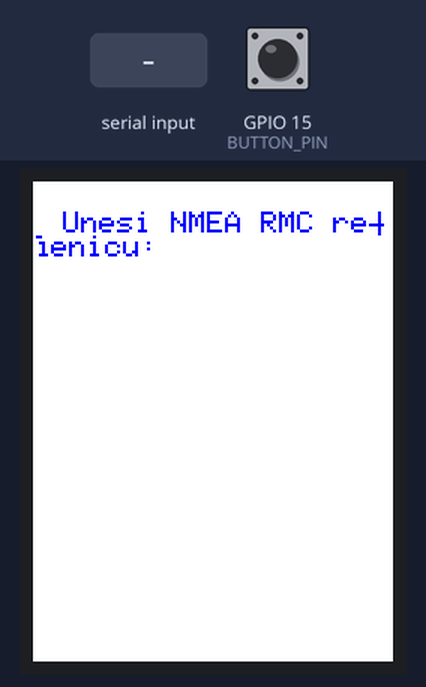
Bench run of a program on a simulated ESP32. Shown: 240×320 colour display. Inputs (shaded band) come from the test bench; at power-on: GPIO 15 (BUTTON_PIN) HIGH. What the program prints to the serial monitor is not drawn.

Above: at 1.4 s.
1.5 s: "90,45\n" received over Serial
3.0 s: GPIO 15 (BUTTON_PIN) pulled LOW for 0.15 s
4.6 s: "5\n" received over Serial
6.1 s: "1,90,45\n" received over Serial
Timing chart, 0 to 8.6 s (numbered marks = the images above; inputs shaded):
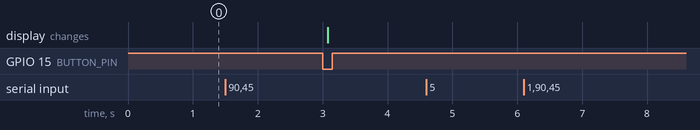

Measured:
- after the input at 1.5 s, every drawn part: stays the same
- after the input at 4.6 s, every drawn part: stays the same
- after the input at 6.1 s, every drawn part: stays the same

The program:

main.cpp
```cpp
#include <SPI.h>
#include <Adafruit_GFX.h>
#include <Adafruit_ILI9341.h>

#define TFT_CS   22
#define TFT_DC   21
#define BUTTON_PIN 15

Adafruit_ILI9341 display(TFT_CS, TFT_DC);
String nmeaSentence = "";
bool sentenceReady = false;

// Funkcija za parsiranje DMM u decimalne stepene
double dmmToDecimal(String dmm, char dir) {
  int dotIndex = dmm.indexOf('.');
  if (dotIndex < 0) return 0.0;
  int degLen = (dotIndex > 2) ? 3 : 2;
  double deg = dmm.substring(0, degLen).toInt();
  double min = dmm.substring(degLen).toFloat();
  double dec = deg + (min / 60.0);
  if (dir == 'S' || dir == 'W') dec = -dec;
  return dec;
}

// Funkcija za parsiranje NMEA RMC rečenice
bool parseRMC(String sentence, String &latDMM, char &latDir, String &lonDMM, char &lonDir) {
  int idx = 0;
  int lastIdx = 0;
  int field = 0;
  String fields[13];
  while ((idx = sentence.indexOf(',', lastIdx)) != -1) {
    fields[field++] = sentence.substring(lastIdx, idx);
    lastIdx = idx + 1;
    if (field >= 13) break;
  }
  // Poslednje polje
  if (field < 13 && lastIdx < sentence.length())
    fields[field++] = sentence.substring(lastIdx);
  if (fields[0].endsWith("RMC") && field >= 7) {
    latDMM = fields[3];
    latDir = fields[4][0];
    lonDMM = fields[5];
    lonDir = fields[6][0];
    return true;
  }
  return false;
}

void setup() {
  pinMode(BUTTON_PIN, INPUT_PULLUP);
  Serial.begin(115200);
  display.begin();
  display.fillScreen(ILI9341_WHITE);
  display.setCursor(20, 20);
  display.setTextColor(ILI9341_BLUE);
  display.setTextSize(2);
  display.println("Unesi NMEA RMC rečenicu:");
}

void loop() {
  // Čitanje sa Serial-a
  while (Serial.available()) {
    char c = Serial.read();
    if (c == '\n' || c == '\r') {
      if (nmeaSentence.length() > 0) {
        sentenceReady = true;
        Serial.print("Uneta rečenica: ");
        Serial.println(nmeaSentence);
      }
    } else {
      nmeaSentence += c;
    }
  }

  // Kada je taster pritisnut i rečenica spremna
  if (sentenceReady && digitalRead(BUTTON_PIN) == LOW) {
    String latDMM, lonDMM;
    char latDir, lonDir;
    if (parseRMC(nmeaSentence, latDMM, latDir, lonDMM, lonDir)) {
      double latDec = dmmToDecimal(latDMM, latDir);
      double lonDec = dmmToDecimal(lonDMM, lonDir);
      display.fillScreen(ILI9341_WHITE);
      display.setCursor(10, 20);
      display.setTextColor(ILI9341_BLUE);
      display.setTextSize(2);
      display.println("DMM: ");
      display.print("Lat: "); display.println(latDMM + String(latDir));
      display.print("Lon: "); display.println(lonDMM + String(lonDir));
      display.println("");
      display.println("Decimal:");
      display.print("Lat: "); display.println(latDec, 6);
      display.print("Lon: "); display.println(lonDec, 6);
    } else {
      display.fillScreen(ILI9341_WHITE);
      display.setCursor(10, 20);
      display.setTextColor(ILI9341_RED);
      display.setTextSize(2);
      display.println("Greška u rečenici!");
    }
    nmeaSentence = "";
    sentenceReady = false;
    delay(1000);
  }
}
```
